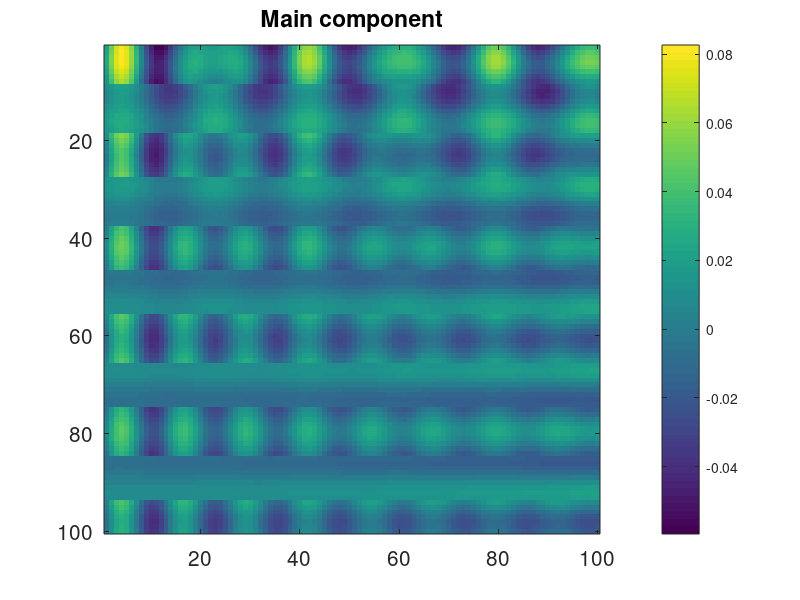

The MATLAB script that drew this image: (Note: this script raises an error after producing the figure.)
clear all
close all
clc
%%
fig=200;
iteration=2000;
load SynCP
%%
T1=squeeze(T(:,:,4));
[U, S, V]=svd(T1);
U=U(:,1:3);
V=V(:,1:3);
S=S(1:3,1:3);
%%
figure('units','normalized','outerposition',[0 0 1 1])
imagesc(T1),colorbar
set(gca,'FontSize',15);
title('Main component');
[fig]=Vangjush_Save_Images(fig);
%%
figure('units','normalized','outerposition',[0 0 1 1])
imagesc(A),colorbar
set(gca,'FontSize',15);
title('Orthogonal component');
[fig]=Vangjush_Save_Images(fig);
figure('units','normalized','outerposition',[0 0 1 1])
imagesc(B),colorbar
set(gca,'FontSize',15);
title('Mixing matrix');
[fig]=Vangjush_Save_Images(fig);
figure('units','normalized','outerposition',[0 0 1 1])
imagesc(C),colorbar
set(gca,'FontSize',15);
title('Scaling matrix');
[fig]=Vangjush_Save_Images(fig);
%%
figure('units','normalized','outerposition',[0 0 1 1])
imagesc(U),colorbar
set(gca,'FontSize',15);
title('Orthogonal component PCA');
[fig]=Vangjush_Save_Images(fig);
figure('units','normalized','outerposition',[0 0 1 1])
imagesc(V),colorbar
set(gca,'FontSize',15);
title('Mixing matrix PCA');
[fig]=Vangjush_Save_Images(fig);
figure('units','normalized','outerposition',[0 0 1 1])
imagesc(S),colorbar
set(gca,'FontSize',15);
title('Scaling matrix PCA');
[fig]=Vangjush_Save_Images(fig);
%%
[MM,C]=Vangjush_Fast_ICA_Final(T1');
%%
figure('units','normalized','outerposition',[0 0 1 1])
imagesc(abs(MM)),colorbar
set(gca,'FontSize',15);
title('Mixing matrix ICA');
[fig]=Vangjush_Save_Images(fig);
figure('units','normalized','outerposition',[0 0 1 1])
imagesc(abs(C)),colorbar
set(gca,'FontSize',15);
title('Orthogonal component ICA');
[fig]=Vangjush_Save_Images(fig);
%%
[T_Noisy,Noise] = Vangjush_AddNoise(T,15);
%%
[~,S_Noisy]=Vangjush_MLSVD(T_Noisy);
[~,S]=Vangjush_MLSVD(T);
for i=1:4
    Nrm1(i)= norm(S_Noisy(:,:,i));
end
Nrm1=sort(Nrm1, 'descend');
figure('units','normalized','outerposition',[0 0 1 1])
plot(Nrm1,'r','LineWidth',4)
hold on,plot(Nrm1,'x','LineWidth',30)
title('Norm of MLSVD','FontSize',15);
xlabel('Ordering','FontSize',15);
ylabel('Freb norm [A.U]','FontSize',15);
set(gca,'FontSize',15)
[fig]=Vangjush_Save_Images(fig);
%%
Ending_rank=3:10;
for R=1:length(Ending_rank);
    [A,B,C]=Vangjush_CPD_ALS(T_Noisy,Ending_rank(R),iteration);
    Dimensions=size(T_Noisy);
    T1=reshape(T,Dimensions(3)*Dimensions(2),Dimensions(1))';
    ttt=A*Vangjush_K_R(C,B)';
    Norm(R)=norm((T1-ttt)) ;
end
%%
figure('units','normalized','outerposition',[0 0 1 1])
R=Ending_rank;
plot(R,Norm,'r','LineWidth',4)
hold on,plot(R,Norm,'x','LineWidth',30)
title('Rank estimation','FontSize',15);
xlabel('Rank number','FontSize',15);
ylabel('Norm [A.U]','FontSize',15);
set(gca,'FontSize',15);
[fig]=Vangjush_Save_Images(fig);
%%
%  Using tensor lab
fig=fig+1;
[U,S,sv] = mlsvd(T_Noisy);
[U_p,S_p,sv_p] = mlsvd(T);

figure('units','normalized','outerposition',[0 0 1 1])
for i=1:3
    subplot(1,3,i);
    semilogy(sv{i},'x')
    hold on
    semilogy(sv{i},'r')
    title('Frob norm of MLSVD','FontSize',15);
    xlabel('Ordering','FontSize',15);
    ylabel('Freb norm [A.U]','FontSize',15);
    set(gca,'FontSize',15)
end
[fig]=Vangjush_Save_Images(fig);

figure('units','normalized','outerposition',[0 0 1 1])
for i=1:3
    subplot(1,3,i);
    semilogy(sv_p{i},'x')
    hold on
    semilogy(sv_p{i},'r')
    title('Frob norm of MLSVD','FontSize',15);
    xlabel('Ordering','FontSize',15);
    ylabel('Freb norm [A.U]','FontSize',15);
    set(gca,'FontSize',15)
end
[fig]=Vangjush_Save_Images(fig);
%%
figure('units','normalized','outerposition',[0 0 1 1])
index=1;
MaxRank=15;
for R=3:MaxRank;
    Uhat = cpd(T_Noisy,R);
    
    options.Initialization = @cpd_rnd;              % Select pseudorandom initialization.
    options.Algorithm = @cpd_nls;                   % Select NLS as the main algorithm multiple initialization avoid local minima.
    options.AlgorithmOptions.LineSearch = @cpd_nls; % Add exact line search.
    options.AlgorithmOptions.TolFun = 1e-20;        % Set algorithm stop criteria.
    options.AlgorithmOptions.TolX = 1e-20;
    
    
    [Uhat,output] = cpd(T,R,options);
    
    semilogy(0:output.Algorithm.iterations,sqrt(2*output.Algorithm.fval),'color',rand(1,3),'LineWidth',4);
    xlabel('iteration','FontSize',15)
    ylabel('frob(cpdres(T,U))','FontSize',15)
    set(gca,'FontSize',15)
    grid on;
    hold on
    title('Norm estimation over different interation repsectively to different rank trial','FontSize',15)
    K=3:R;                                                          % Raw of different order of components
    legendCell=strcat('R=',strtrim(cellstr(num2str(K(:)))));        % Generation fo cells for the legend
    legend(legendCell)
    
    res = cpdres(T_Noisy,Uhat);
    relerr(index) = frob(cpdres(T_Noisy,Uhat))/frob(T_Noisy);
    index=index+1;
end
[fig]=Vangjush_Save_Images(fig);
